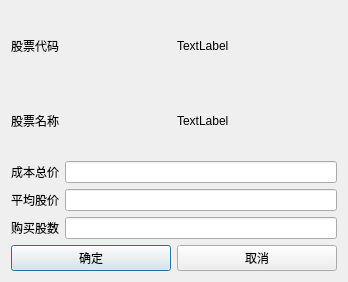
<?xml version="1.0" encoding="UTF-8"?>
<ui version="4.0">
 <class>updateMyGpDialog</class>
 <widget class="QDialog" name="updateMyGpDialog">
  <property name="geometry">
   <rect>
    <x>0</x>
    <y>0</y>
    <width>348</width>
    <height>282</height>
   </rect>
  </property>
  <property name="windowTitle">
   <string>Dialog</string>
  </property>
  <layout class="QVBoxLayout" name="verticalLayout">
   <item>
    <layout class="QHBoxLayout" name="horizontalLayout_5">
     <item>
      <widget class="QLabel" name="label">
       <property name="text">
        <string>股票代码</string>
       </property>
      </widget>
     </item>
     <item>
      <widget class="QLabel" name="codecLabel">
       <property name="text">
        <string>TextLabel</string>
       </property>
      </widget>
     </item>
    </layout>
   </item>
   <item>
    <layout class="QHBoxLayout" name="horizontalLayout_4">
     <item>
      <widget class="QLabel" name="label_2">
       <property name="text">
        <string>股票名称</string>
       </property>
      </widget>
     </item>
     <item>
      <widget class="QLabel" name="nameLabel">
       <property name="text">
        <string>TextLabel</string>
       </property>
      </widget>
     </item>
    </layout>
   </item>
   <item>
    <layout class="QHBoxLayout" name="horizontalLayout_2">
     <item>
      <widget class="QLabel" name="label_3">
       <property name="text">
        <string>成本总价</string>
       </property>
      </widget>
     </item>
     <item>
      <widget class="QLineEdit" name="totalEdit"/>
     </item>
    </layout>
   </item>
   <item>
    <layout class="QHBoxLayout" name="horizontalLayout_6">
     <item>
      <widget class="QLabel" name="label_5">
       <property name="text">
        <string>平均股价</string>
       </property>
      </widget>
     </item>
     <item>
      <widget class="QLineEdit" name="eveEdit"/>
     </item>
    </layout>
   </item>
   <item>
    <layout class="QHBoxLayout" name="horizontalLayout_3">
     <item>
      <widget class="QLabel" name="label_4">
       <property name="text">
        <string>购买股数</string>
       </property>
      </widget>
     </item>
     <item>
      <widget class="QLineEdit" name="numEdit"/>
     </item>
    </layout>
   </item>
   <item>
    <layout class="QHBoxLayout" name="horizontalLayout">
     <item>
      <widget class="QPushButton" name="okBtn">
       <property name="text">
        <string>确定</string>
       </property>
      </widget>
     </item>
     <item>
      <widget class="QPushButton" name="cancelBtn">
       <property name="text">
        <string>取消</string>
       </property>
      </widget>
     </item>
    </layout>
   </item>
  </layout>
 </widget>
 <resources/>
 <connections/>
</ui>
